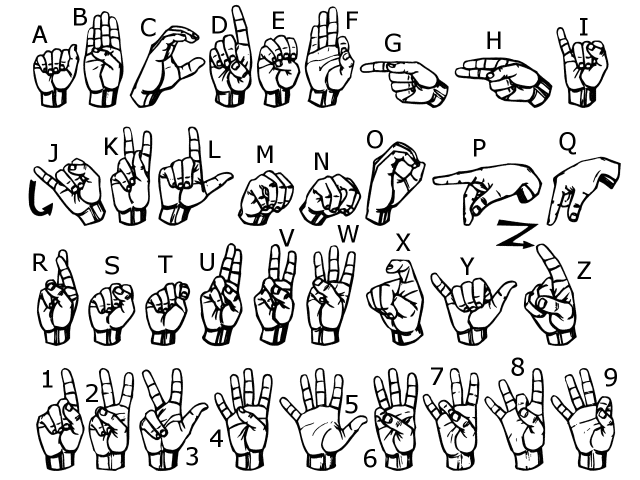
#> input picture AI_project/signs.png, 1280 x 960 px, given in place of the camera (shown at 1/2 size)
$ python collect_data.py
#> lines starting #> are read from the running program, lines starting #| are printed output that depends on the picture; after the words box and inside, x2 and y2 are one past the last pixel; in counts of white or black regions, pixels touching at a corner belong together
import cv2
import numpy as np
import os
import string
# Create the directory structure
if not os.path.exists("data"):
    os.makedirs("data")
if not os.path.exists("data/train"):
    os.makedirs("data/train")
if not os.path.exists("data/test"):
    os.makedirs("data/test")
for i in range(3):
    if not os.path.exists("data/train/" + str(i)):
        os.makedirs("data/train/"+str(i))
    if not os.path.exists("data/test/" + str(i)):
        os.makedirs("data/test/"+str(i))

for i in string.ascii_uppercase:
    if not os.path.exists("data/train/" + i):
        os.makedirs("data/train/"+i)
    if not os.path.exists("data/test/" + i):
        os.makedirs("data/test/"+i)


# Train or test
mode = 'train'
directory = 'data/'+mode+'/'
minValue = 70

cap = cv2.VideoCapture(0)
interrupt = -1

while True:
    _, frame = cap.read()
#> frame is the input picture: shape (960, 1280, 3); min 0, max 255, mean 217.7
    # Simulating mirror image
    frame = cv2.flip(frame, 1)
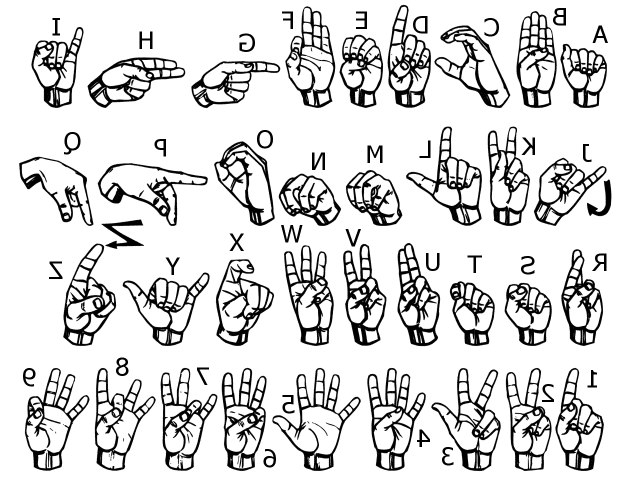
#> frame: shape (960, 1280, 3) (shown at 1/2 size); min 0, max 255, mean 217.7

    # Getting count of existing images
    count = {
             'zero': len(os.listdir(directory+"/0")),
             'one': len(os.listdir(directory+"/1")),
             'two': len(os.listdir(directory+"/2")),
             'a': len(os.listdir(directory+"/A")),
             'b': len(os.listdir(directory+"/B")),
             'c': len(os.listdir(directory+"/C")),
             'd': len(os.listdir(directory+"/D")),
             'e': len(os.listdir(directory+"/E")),
             'f': len(os.listdir(directory+"/F")),
             'g': len(os.listdir(directory+"/G")),
             'h': len(os.listdir(directory+"/H")),
             'i': len(os.listdir(directory+"/I")),
             'j': len(os.listdir(directory+"/J")),
             'k': len(os.listdir(directory+"/K")),
             'l': len(os.listdir(directory+"/L")),
             'm': len(os.listdir(directory+"/M")),
             'n': len(os.listdir(directory+"/N")),
             'o': len(os.listdir(directory+"/O")),
             'p': len(os.listdir(directory+"/P")),
             'q': len(os.listdir(directory+"/Q")),
             'r': len(os.listdir(directory+"/R")),
             's': len(os.listdir(directory+"/S")),
             't': len(os.listdir(directory+"/T")),
             'u': len(os.listdir(directory+"/U")),
             'v': len(os.listdir(directory+"/V")),
             'w': len(os.listdir(directory+"/W")),
             'x': len(os.listdir(directory+"/X")),
             'y': len(os.listdir(directory+"/Y")),
             'z': len(os.listdir(directory+"/Z"))
             }

    cv2.putText(frame, "ZERO : "+str(count['zero']), (10, 70), cv2.FONT_HERSHEY_PLAIN, 1, (0,255,255), 1)
#> frame: shape (960, 1280, 3); 0.01% of pixels changed, all inside (x1, y1, x2, y2) = (12, 60, 81, 70)
    cv2.putText(frame, "ONE : "+str(count['one']), (10, 80), cv2.FONT_HERSHEY_PLAIN, 1, (0,255,255), 1)
#> frame: shape (960, 1280, 3); mean B, G, R 217.6, 217.7, 217.7
    cv2.putText(frame, "TWO : "+str(count['two']), (10, 90), cv2.FONT_HERSHEY_PLAIN, 1, (0,255,255), 1)
#> frame: shape (960, 1280, 3); mean B, G, R 217.6, 217.7, 217.7
    cv2.putText(frame, "a : "+str(count['a']), (10, 100), cv2.FONT_HERSHEY_PLAIN, 1, (0,255,255), 1)
#> frame: shape (960, 1280, 3); mean B, G, R 217.6, 217.7, 217.7
    cv2.putText(frame, "b : "+str(count['b']), (10, 110), cv2.FONT_HERSHEY_PLAIN, 1, (0,255,255), 1)
#> frame: shape (960, 1280, 3); mean B, G, R 217.6, 217.7, 217.7
    cv2.putText(frame, "c : "+str(count['c']), (10, 120), cv2.FONT_HERSHEY_PLAIN, 1, (0,255,255), 1)
#> frame: shape (960, 1280, 3); mean B, G, R 217.6, 217.7, 217.7
    cv2.putText(frame, "d : "+str(count['d']), (10, 130), cv2.FONT_HERSHEY_PLAIN, 1, (0,255,255), 1)
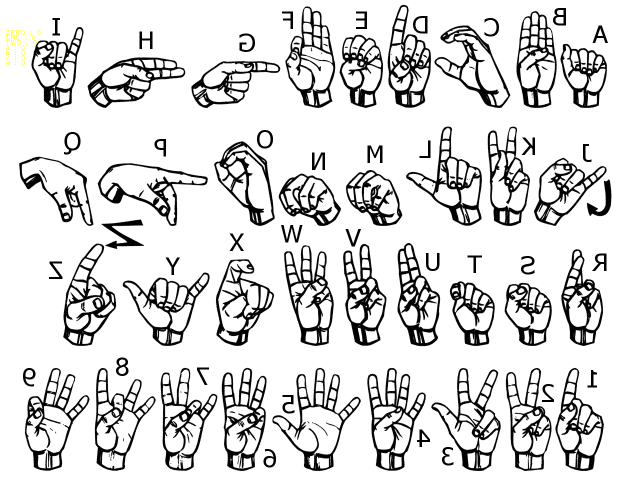
#> frame: shape (960, 1280, 3) (shown at 1/2 size); mean B, G, R 217.6, 217.7, 217.7
    cv2.putText(frame, "e : "+str(count['e']), (10, 140), cv2.FONT_HERSHEY_PLAIN, 1, (0,255,255), 1)
#> frame: shape (960, 1280, 3); under 0.01% of pixels changed, all inside (x1, y1, x2, y2) = (12, 130, 50, 140)
    cv2.putText(frame, "f : "+str(count['f']), (10, 150), cv2.FONT_HERSHEY_PLAIN, 1, (0,255,255), 1)
#> frame: shape (960, 1280, 3); mean B, G, R 217.5, 217.7, 217.7
    cv2.putText(frame, "g : "+str(count['g']), (10, 160), cv2.FONT_HERSHEY_PLAIN, 1, (0,255,255), 1)
#> frame: shape (960, 1280, 3); mean B, G, R 217.5, 217.7, 217.7
    cv2.putText(frame, "h : "+str(count['h']), (10, 170), cv2.FONT_HERSHEY_PLAIN, 1, (0,255,255), 1)
#> frame: shape (960, 1280, 3); mean B, G, R 217.5, 217.7, 217.7
    cv2.putText(frame, "i : "+str(count['i']), (10, 180), cv2.FONT_HERSHEY_PLAIN, 1, (0,255,255), 1)
#> frame: shape (960, 1280, 3); mean B, G, R 217.5, 217.7, 217.7
    cv2.putText(frame, "k : "+str(count['k']), (10, 190), cv2.FONT_HERSHEY_PLAIN, 1, (0,255,255), 1)
#> frame: shape (960, 1280, 3); mean B, G, R 217.5, 217.7, 217.7
    cv2.putText(frame, "l : "+str(count['l']), (10, 200), cv2.FONT_HERSHEY_PLAIN, 1, (0,255,255), 1)
#> frame: shape (960, 1280, 3); mean B, G, R 217.5, 217.7, 217.7
    cv2.putText(frame, "m : "+str(count['m']), (10, 210), cv2.FONT_HERSHEY_PLAIN, 1, (0,255,255), 1)
#> frame: shape (960, 1280, 3); mean B, G, R 217.5, 217.7, 217.7
    cv2.putText(frame, "n : "+str(count['n']), (10, 220), cv2.FONT_HERSHEY_PLAIN, 1, (0,255,255), 1)
#> frame: shape (960, 1280, 3); mean B, G, R 217.5, 217.7, 217.7
    cv2.putText(frame, "o : "+str(count['o']), (10, 230), cv2.FONT_HERSHEY_PLAIN, 1, (0,255,255), 1)
#> frame: shape (960, 1280, 3); mean B, G, R 217.5, 217.7, 217.7
    cv2.putText(frame, "p : "+str(count['p']), (10, 240), cv2.FONT_HERSHEY_PLAIN, 1, (0,255,255), 1)
    cv2.putText(frame, "q : "+str(count['q']), (10, 250), cv2.FONT_HERSHEY_PLAIN, 1, (0,255,255), 1)
#> frame: shape (960, 1280, 3); mean B, G, R 217.4, 217.7, 217.7
    cv2.putText(frame, "r : "+str(count['r']), (10, 260), cv2.FONT_HERSHEY_PLAIN, 1, (0,255,255), 1)
#> frame: shape (960, 1280, 3); mean B, G, R 217.4, 217.7, 217.7
    cv2.putText(frame, "s : "+str(count['s']), (10, 270), cv2.FONT_HERSHEY_PLAIN, 1, (0,255,255), 1)
#> frame: shape (960, 1280, 3); mean B, G, R 217.4, 217.7, 217.7
    cv2.putText(frame, "t : "+str(count['t']), (10, 280), cv2.FONT_HERSHEY_PLAIN, 1, (0,255,255), 1)
#> frame: shape (960, 1280, 3); mean B, G, R 217.4, 217.7, 217.7
    cv2.putText(frame, "u : "+str(count['u']), (10, 290), cv2.FONT_HERSHEY_PLAIN, 1, (0,255,255), 1)
#> frame: shape (960, 1280, 3); mean B, G, R 217.4, 217.7, 217.7
    cv2.putText(frame, "v : "+str(count['v']), (10, 300), cv2.FONT_HERSHEY_PLAIN, 1, (0,255,255), 1)
#> frame: shape (960, 1280, 3); mean B, G, R 217.4, 217.7, 217.7
    cv2.putText(frame, "w : "+str(count['w']), (10, 310), cv2.FONT_HERSHEY_PLAIN, 1, (0,255,255), 1)
#> frame: shape (960, 1280, 3); mean B, G, R 217.4, 217.7, 217.7
    cv2.putText(frame, "x : "+str(count['x']), (10, 320), cv2.FONT_HERSHEY_PLAIN, 1, (0,255,255), 1)
#> frame: shape (960, 1280, 3); mean B, G, R 217.4, 217.7, 217.7
    cv2.putText(frame, "y : "+str(count['y']), (10, 330), cv2.FONT_HERSHEY_PLAIN, 1, (0,255,255), 1)
#> frame: shape (960, 1280, 3); mean B, G, R 217.4, 217.7, 217.7
    cv2.putText(frame, "z : "+str(count['z']), (10, 340), cv2.FONT_HERSHEY_PLAIN, 1, (0,255,255), 1)
#> frame: shape (960, 1280, 3); mean B, G, R 217.4, 217.7, 217.7
    # Coordinates of the ROI
    x1 = int(0.5*frame.shape[1])
#> x1 = 640
    y1 = 10
    x2 = frame.shape[1]-10
#> x2 = 1270
    y2 = int(0.5*frame.shape[1])
#> y2 = 640
    # Drawing the ROI
    # The increment/decrement by 1 is to compensate for the bounding box
    cv2.rectangle(frame, (220-1, 9), (620+1, 419), (255,0,0) ,1)
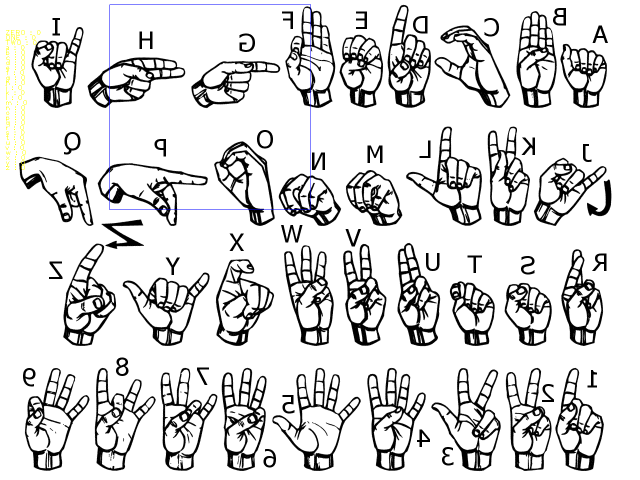
#> frame: shape (960, 1280, 3) (shown at 1/2 size); mean B, G, R 217.4, 217.4, 217.4
    # Extracting the ROI
    roi = frame[10:410, 220:520]
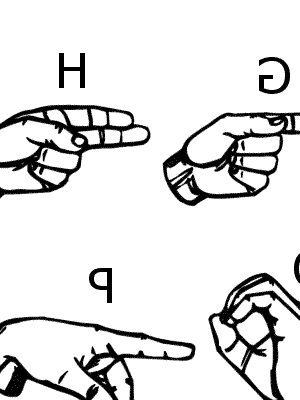
#> roi: shape (400, 300, 3); min 0, max 255, mean 224.2

    cv2.imshow("Frame", frame)
    gray = cv2.cvtColor(roi, cv2.COLOR_BGR2GRAY)

    blur = cv2.GaussianBlur(gray,(5,5),2)
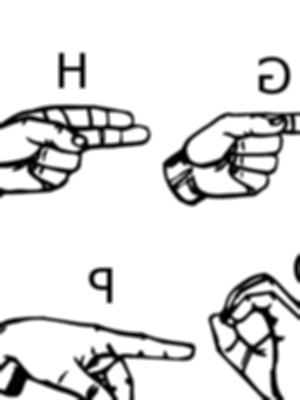
#> blur: shape (400, 300); min 0, max 255, mean 224.2
    # #blur = cv2.bilateralFilter(roi,9,75,75)

    th3 = cv2.adaptiveThreshold(blur,255,cv2.ADAPTIVE_THRESH_GAUSSIAN_C,cv2.THRESH_BINARY_INV,11,2)
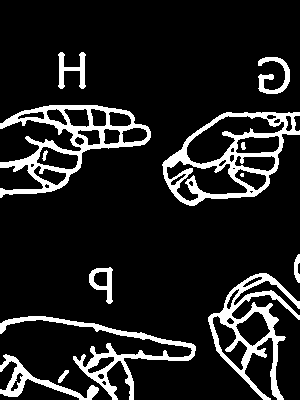
#> th3: shape (400, 300); 12.7% white; 13 white regions (1 under 20 px), largest, box (x1, y1, x2, y2) and area: (0, 105, 151, 198) 3668, (162, 112, 300, 206) 3556, (208, 273, 300, 400) 3051
    ret, test_image = cv2.threshold(th3, minValue, 255, cv2.THRESH_BINARY_INV+cv2.THRESH_OTSU)
#> ret = 0


    test_image = cv2.resize(test_image, (300,300))
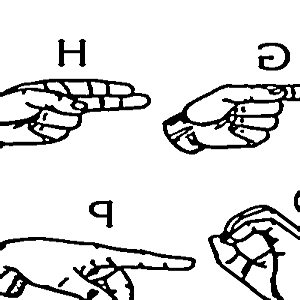
#> test_image: shape (300, 300); min 0, max 255, mean 222.6
    cv2.imshow("test", test_image)


    interrupt = cv2.waitKey(10)
#> (key e is pressed here)
    if interrupt & 0xFF == 27: # esc key
        break
    if interrupt & 0xFF == ord('0'):
        cv2.imwrite(directory+'0/'+str(count['zero'])+'.jpg', roi)
    if interrupt & 0xFF == ord('1'):
        cv2.imwrite(directory+'1/'+str(count['one'])+'.jpg', roi)
    if interrupt & 0xFF == ord('2'):
        cv2.imwrite(directory+'2/'+str(count['two'])+'.jpg', roi)

    if interrupt & 0xFF == ord('a'):
        cv2.imwrite(directory+'A/'+str(count['a'])+'.jpg', roi)
    if interrupt & 0xFF == ord('b'):
        cv2.imwrite(directory+'B/'+str(count['b'])+'.jpg', roi)
    if interrupt & 0xFF == ord('c'):
        cv2.imwrite(directory+'C/'+str(count['c'])+'.jpg', roi)
    if interrupt & 0xFF == ord('d'):
        cv2.imwrite(directory+'D/'+str(count['d'])+'.jpg', roi)
    if interrupt & 0xFF == ord('e'):
        cv2.imwrite(directory+'E/'+str(count['e'])+'.jpg', roi)
    if interrupt & 0xFF == ord('f'):
        cv2.imwrite(directory+'F/'+str(count['f'])+'.jpg', roi)
    if interrupt & 0xFF == ord('g'):
        cv2.imwrite(directory+'G/'+str(count['g'])+'.jpg', roi)
    if interrupt & 0xFF == ord('h'):
        cv2.imwrite(directory+'H/'+str(count['h'])+'.jpg', roi)
    if interrupt & 0xFF == ord('i'):
        cv2.imwrite(directory+'I/'+str(count['i'])+'.jpg', roi)
    if interrupt & 0xFF == ord('j'):
        cv2.imwrite(directory+'J/'+str(count['j'])+'.jpg', roi)
    if interrupt & 0xFF == ord('k'):
        cv2.imwrite(directory+'K/'+str(count['k'])+'.jpg', roi)
    if interrupt & 0xFF == ord('l'):
        cv2.imwrite(directory+'L/'+str(count['l'])+'.jpg', roi)
    if interrupt & 0xFF == ord('m'):
        cv2.imwrite(directory+'M/'+str(count['m'])+'.jpg', roi)
    if interrupt & 0xFF == ord('n'):
        cv2.imwrite(directory+'N/'+str(count['n'])+'.jpg', roi)
    if interrupt & 0xFF == ord('o'):
        cv2.imwrite(directory+'O/'+str(count['o'])+'.jpg', roi)
    if interrupt & 0xFF == ord('p'):
        cv2.imwrite(directory+'P/'+str(count['p'])+'.jpg', roi)
    if interrupt & 0xFF == ord('q'):
        cv2.imwrite(directory+'Q/'+str(count['q'])+'.jpg', roi)
    if interrupt & 0xFF == ord('r'):
        cv2.imwrite(directory+'R/'+str(count['r'])+'.jpg', roi)
    if interrupt & 0xFF == ord('s'):
        cv2.imwrite(directory+'S/'+str(count['s'])+'.jpg', roi)
    if interrupt & 0xFF == ord('t'):
        cv2.imwrite(directory+'T/'+str(count['t'])+'.jpg', roi)
    if interrupt & 0xFF == ord('u'):
        cv2.imwrite(directory+'U/'+str(count['u'])+'.jpg', roi)
    if interrupt & 0xFF == ord('v'):
        cv2.imwrite(directory+'V/'+str(count['v'])+'.jpg', roi)
    if interrupt & 0xFF == ord('w'):
        cv2.imwrite(directory+'W/'+str(count['w'])+'.jpg', roi)
    if interrupt & 0xFF == ord('x'):
        cv2.imwrite(directory+'X/'+str(count['x'])+'.jpg', roi)
    if interrupt & 0xFF == ord('y'):
        cv2.imwrite(directory+'Y/'+str(count['y'])+'.jpg', roi)
    if interrupt & 0xFF == ord('z'):
        cv2.imwrite(directory+'Z/'+str(count['z'])+'.jpg', roi)

cap.release()
cv2.destroyAllWindows()
